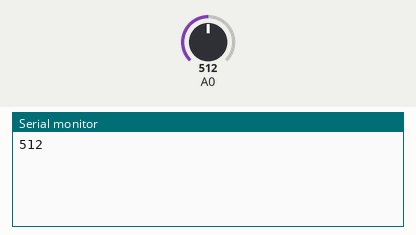
This sketch was run on a simulated Arduino Mega 2560, built with avr-gcc and run on an emulated ATmega2560. Shown: the last lines printed to the serial monitor. The test bench sets the inputs (shaded band); at power-on: A0 = 512. The modem accepts every AT command (registered, SIM ready, sends succeed) and sends nothing else.

Above: at 1.5 s.
1.6 s: A0 set to 716
At 4.4 s:
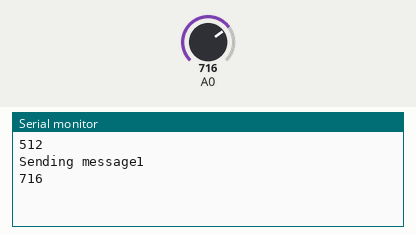
4.6 s: A0 set to 900
At 5.2 s:
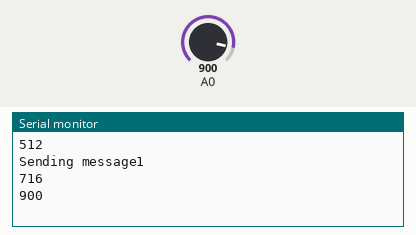
Timing chart, 0 to 7.6 s (numbered marks = the images above; inputs shaded):
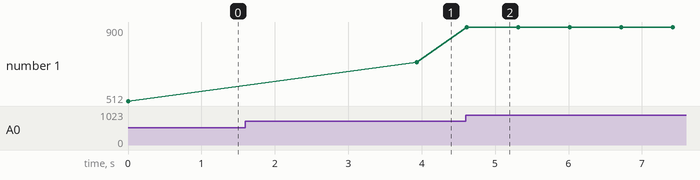

The sketch:

gsm_motor_on.ino
```cpp
#include <SoftwareSerial.h>
SoftwareSerial Serial1(9, 10);
String msg;
String Target="+919880302630";
int x,i=0;

void setup() {
Serial.begin(9600);
Serial1.begin(9600);
}


void SendMessage()
{
  Serial1.println("AT+CMGF=1");    //AT to set the GSM Module in Text Mode
  delay(1000);
  Serial1.println("AT+CMGS=\""+Target+"\"\r");
  delay(1000);
  Serial1.println("Hello, This is GSM Module, Motor is ON in Bettadapura, do not reply");
  delay(100);
   Serial1.println((char)26);// ASCII code of CTRL+Z
  delay(1000);
   Serial.println("Sending message1");
}

void SendMessage2()
{
  Serial1.println("AT+CMGF=1");    //AT to set the GSM Module in Text Mode
  delay(1000);
  Serial1.println("AT+CMGS=\""+Target+"\"\r");
  delay(1000);
  Serial1.println("Hello, This is GSM Module, Motor is OFF in Bettadapura, do not reply");
  delay(100);
   Serial1.println((char)26);// ASCII code of CTRL+Z
  delay(1000);
   Serial.println("Sending message2");
}


void loop() {
  // put your main code here, to run repeatedly:

x= analogRead(A0);
Serial.println(x);
delay(700);

  if(analogRead(A0)>20)
  {
    if(i==0)
    {
      SendMessage();
      i=1;
    }
  }

  else if(analogRead(A0)<2)
  {
    if(i==1)
    {
      SendMessage2();
      i=0;
    }
}
}
```

Measured:
- after the input at 1.6 s, the serial monitor: prints a new line after 2.3 s (image 1)
- after the input at 4.6 s, the serial monitor: prints a new line at once (image 2)
- plotted number 1: 512 → 716 after the input at 1.6 s, 716 → 900 after the input at 4.6 s
